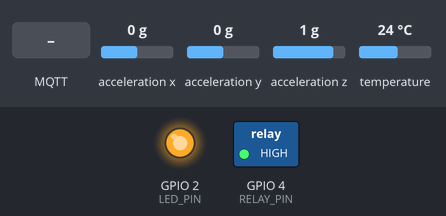
A sketch run on a simulated ESP32. On the bench: switched loads named in the sketch (green lamp = pin HIGH), output pins drawn as LEDs (lit = HIGH). Wiring (inferred from the names in the program): MPU-6050 motion sensor at I2C address 0x68. The test bench sets the inputs (shaded band); at power-on: acceleration x 0 g, acceleration y 0 g, acceleration z 1 g, temperature 24 °C. WiFi joins after 1.5 s; servers stay silent unless stated; the local clock reads 2024-03-15 10:24:30 at power-on unless the sketch sets it; random numbers use the default seed unless the sketch sets one; no MQTT or app messages arrive unless stated; what the sketch prints to the serial monitor is not drawn.

Above: at 7.1 s.
7.2 s: acceleration x set to -0.3 g
At 8.6 s:
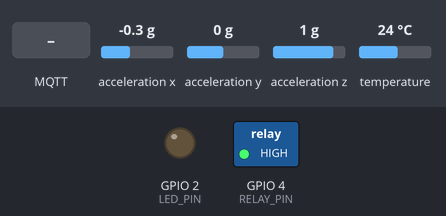
At 10.0 s:
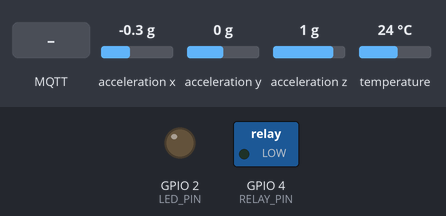
10.2 s: MQTT message "ON" arrives on the first subscribed topic
13.2 s: acceleration y set to -1.4 g
At 14.8 s:
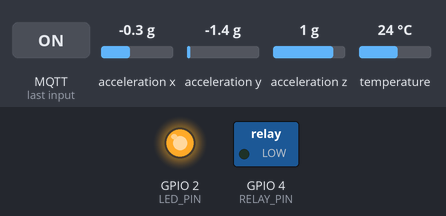
15.2 s: acceleration z set to -1.4 g
17.3 s: MQTT message "OFF" arrives on the first subscribed topic
18.8 s: MQTT message "1" arrives on the first subscribed topic
Timing chart, 0 to 22.5 s (numbered marks = the images above; inputs shaded):
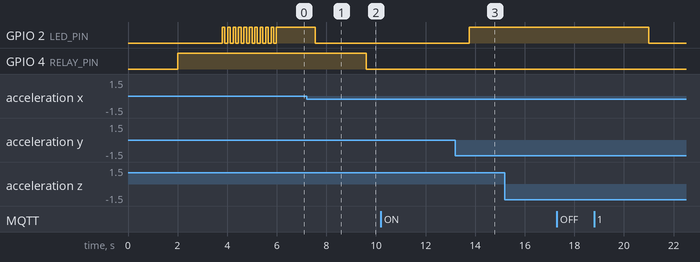

Measured:
- the behaviour switches between -0.1 and -0.2 g on acceleration x (found by bisection; images 0 and 1)
- after the input at 7.2 s, GPIO 2 (LED_PIN): HIGH → LOW after 0.34 s; GPIO 4 (RELAY_PIN): HIGH → LOW after 2.4 s
- after the input at 10.2 s, every drawn part: stays the same
- after the input at 15.2 s, every drawn part: stays the same
- after the input at 17.3 s, every drawn part: stays the same

The sketch:

sketch_feb14a_fixed.ino
```cpp
// CO326 Project #6 — Conveyor Belt Fault Detection
// Hardware: ESP32 Dev Module + MPU-6050 + Relay

#include <WiFi.h>
#include <PubSubClient.h>
#include <Wire.h>
#include <ArduinoJson.h>
#include <math.h>
#include <time.h>           // NTP time sync

// ╔══════════════════════════════════════════════════════╗
// ║  MODE SELECTION                                      ║
// ║  1 = Use real sensor data only (physical HW)         ║
// ║  0 = Inject simulated faults for demo                ║
// ╚══════════════════════════════════════════════════════╝
#define HARDWARE_MODE 0

// ╔══════════════════════════════════════════════════════╗
// ║  CHANGE THESE 5 VALUES BEFORE UPLOADING              ║
// ╚══════════════════════════════════════════════════════╝
const char* WIFI_SSID   = "Dialog 4G 767";
const char* WIFI_PASS   = "B4651Ff3";
const char* MQTT_BROKER = "192.168.8.123";
const char* MQTT_USER   = "esp32user";
const char* MQTT_PASS   = "password";
// ═══════════════════════════════════════════════════════

// MQTT topic paths — Sparkplug B Unified Namespace
const char* T_DATA  = "spBv1.0/conveyorLine/DDATA/belt01/beltDrive";
const char* T_CMD   = "spBv1.0/conveyorLine/DCMD/belt01/beltDrive";
const char* T_BIRTH = "spBv1.0/conveyorLine/NBIRTH/belt01";
const char* T_DEATH = "spBv1.0/conveyorLine/NDEATH/belt01";

// ── Pin Definitions (ESP32 Dev Module) ───────────────────
#define RELAY_PIN     4
#define LED_PIN       2      // On-board LED for status
#define I2C_SDA      21      // Default I2C SDA on ESP32 Dev Module
#define I2C_SCL      22      // Default I2C SCL on ESP32 Dev Module
#define MPU_ADDR   0x68

// MPU6050 Register addresses
#define PWR_MGMT_1   0x6B
#define ACCEL_XOUT_H 0x3B
#define TEMP_OUT_H   0x41
#define ACCEL_CONFIG 0x1C    // for ±8g range

WiFiClient   wifiClient;
PubSubClient mqttClient(wifiClient);

// Baseline statistics (populated during calibration)
float base_mean = 0, base_std = 1;
float base_y_mean = 0, base_y_std = 1;
bool  calibrated = false;
int   consecutive_faults = 0;

unsigned long startTime = 0;

// ── NTP Configuration ────────────────────────────────────
const char* NTP_SERVER = "pool.ntp.org";
const long  GMT_OFFSET = 0;       // UTC
const int   DST_OFFSET = 0;

// ── Circular Buffer (50 readings for WiFi outages) ───────
#define BUFFER_SIZE 50
struct SensorReading {
  float x, y, z, mag, tempC, score;
  int fault_flag, relay_state, consec;
  char fault_type[20];   // fixed array — avoids heap fragmentation from String objects
  char mode[12];
  unsigned long elapsed;
  char timestamp[30];
};
SensorReading buffer[BUFFER_SIZE];
int bufHead = 0, bufCount = 0;

// ── Raw MPU6050 helpers ──────────────────────────────────
void writeReg(byte reg, byte value) {
  Wire.beginTransmission(MPU_ADDR);
  Wire.write(reg);
  Wire.write(value);
  Wire.endTransmission();
}

int16_t readWord(byte reg) {
  Wire.beginTransmission(MPU_ADDR);
  Wire.write(reg);
  Wire.endTransmission(false);
  Wire.requestFrom((uint8_t)MPU_ADDR, (uint8_t)2);
  return (Wire.read() << 8) | Wire.read();
}

void mpuBegin() {
  Wire.begin(I2C_SDA, I2C_SCL);
  delay(100);

  // Check WHO_AM_I
  Wire.beginTransmission(MPU_ADDR);
  Wire.write(0x75);
  Wire.endTransmission(false);
  Wire.requestFrom((uint8_t)MPU_ADDR, (uint8_t)1);
  byte whoami = Wire.read();
  Serial.printf("WHO_AM_I: 0x%02X\n", whoami);

  if (whoami != 0x68 && whoami != 0x70 && whoami != 0x71 && whoami != 0x73) {
    Serial.println("WARNING: MPU6050 not detected! Check wiring.");
  } else {
    Serial.println("MPU sensor detected successfully.");
  }

  writeReg(PWR_MGMT_1, 0x00);    // Wake up, use internal 8MHz oscillator
  delay(100);
  writeReg(ACCEL_CONFIG, 0x10);  // ±8g range (matches original code)
  delay(10);

  Serial.println("MPU6050 raw init done.");
}

// ±8g range → 4096 LSB/g → multiply by 9.81 for m/s²
void mpuRead(float &x, float &y, float &z, float &tempC) {
  // Self-healing: Re-apply ±8g config every 5 seconds
  // This fixes the issue where a loose wire briefly drops power to the sensor,
  // causing it to reset to default ±2g mode and making all readings 4x larger.
  static unsigned long lastConfig = 0;
  if (millis() - lastConfig > 5000) {
    writeReg(ACCEL_CONFIG, 0x10);
    lastConfig = millis();
  }

  int16_t ax = readWord(ACCEL_XOUT_H);
  int16_t ay = readWord(ACCEL_XOUT_H + 2);
  int16_t az = readWord(ACCEL_XOUT_H + 4);
  int16_t rt = readWord(TEMP_OUT_H);

  x     = (ax / 4096.0) * 9.81;
  y     = (ay / 4096.0) * 9.81;
  z     = (az / 4096.0) * 9.81;
  tempC = (rt / 340.0) + 36.53;
}

// ── Fault simulation phases (DEMO MODE ONLY) ────────────
// These inject artificial anomalies into sensor data for demonstration.
// Phase timeline:
//   0–40s   : Normal operation
//   40–70s  : Sustained moderate vibration (belt_slip)
//   70–100s : Sustained severe vibration (roller_fault) → triggers AUTO-STOP
//   100–130s: Sustained Y-axis drift (misalignment)
//   130–150s: Near-zero readings (belt_jam / stall)
//   150s+   : Cycle restarts
void applyFaultPhase(float &x, float &y, float &z, unsigned long t) {
  // Cycle every 150 seconds for repeating demo
  t = t % 150000;

  if      (t < 40000)  { /* normal — no injection */ }
  else if (t < 70000)  {
    // Sustained moderate vibration → belt_slip (score 0.3–0.6)
    // Inject every reading with slight variation for realism
    x += 0.8 + random(0,5)/10.0;
    z += 0.5 + random(0,3)/10.0;
  }
  else if (t < 100000) {
    // Sustained severe vibration → roller_fault (score > 0.6)
    x += 1.8 + random(0,5)/10.0;
    z += 1.5 + random(0,3)/10.0;
  }
  else if (t < 130000) {
    // Sustained Y-axis drift → misalignment
    y += 1.8;
  }
  else if (t < 150000) {
    // Near-zero → belt_jam (stall)
    x *= 0.05; y *= 0.05; z *= 0.05;
  }
}

// ── Calibration ──────────────────────────────────────────
// Takes 100 samples over ~2 seconds to establish baseline
void calibrate() {
  float sumMag=0, sumMag2=0, sumY=0, sumY2=0;
  Serial.println("Calibrating — keep sensor still...");

  // Blink LED during calibration
  for (int i = 0; i < 100; i++) {
    float x, y, z, t;
    mpuRead(x, y, z, t);
    float mag = sqrt(x*x + y*y + z*z);
    sumMag  += mag;  sumMag2 += mag*mag;
    sumY    += y;    sumY2   += y*y;
    digitalWrite(LED_PIN, (i % 10 < 5) ? HIGH : LOW);
    delay(20);
  }

  base_mean   = sumMag  / 100.0;
  base_std    = sqrt(sumMag2/100.0 - base_mean*base_mean);
  base_y_mean = sumY    / 100.0;
  base_y_std  = sqrt(sumY2/100.0  - base_y_mean*base_y_mean);

  // Enforce minimum std floors to avoid false positives from over-tight calibration.
  // base_std  floor 0.02 → magnitude anomaly needs at least 0.2 m/s² deviation to score > 1.0
  // base_y_std floor 0.05 → misalignment (z_y > 3) needs at least 0.15 m/s² Y deviation.
  //   Without this, a real measured std of ~0.02 makes z_y > 3 trigger on just 60 mg
  //   of Y movement — causing false misalignment spikes during normal operation.
  if (base_std   < 0.02) base_std   = 0.02;
  if (base_y_std < 0.05) base_y_std = 0.05;

  calibrated = true;
  digitalWrite(LED_PIN, HIGH);  // Solid LED = calibrated
  Serial.printf("Calibration complete. base_mean=%.3f base_std=%.3f\n", base_mean, base_std);
  Serial.printf("  base_y_mean=%.3f base_y_std=%.3f\n", base_y_mean, base_y_std);
}

// ── MQTT callback (receive relay commands) ────────────────
void mqttCallback(char* topic, byte* payload, unsigned int len) {
  String msg = "";
  for (unsigned int i = 0; i < len; i++) msg += (char)payload[i];
  Serial.print("CMD received: "); Serial.println(msg);

  StaticJsonDocument<128> doc;
  if (!deserializeJson(doc, msg)) {
    String cmd = doc["relay_command"] | "";
    if (cmd == "ON")  {
      digitalWrite(RELAY_PIN, LOW);
      Serial.println("RELAY ON  — belt stopped");
    }
    if (cmd == "OFF") {
      digitalWrite(RELAY_PIN, HIGH);
      consecutive_faults = 0;  // Reset fault counter on manual resume
      Serial.println("RELAY OFF — belt resumed");
    }
  }
}

// ── WiFi ──────────────────────────────────────────────────
void connectWiFi() {
  Serial.print("WiFi connecting to ");
  Serial.print(WIFI_SSID);
  WiFi.begin(WIFI_SSID, WIFI_PASS);
  int attempts = 0;
  while (WiFi.status() != WL_CONNECTED) {
    delay(500);
    Serial.print(".");
    attempts++;
    if (attempts > 40) {  // 20 second timeout
      Serial.println("\nWiFi FAILED — restarting...");
      ESP.restart();
    }
  }
  Serial.println(" OK. IP: " + WiFi.localIP().toString());
}

// ── NTP Time Sync ────────────────────────────────────────
void syncNTP() {
  configTime(GMT_OFFSET, DST_OFFSET, NTP_SERVER);
  Serial.print("NTP syncing");
  int tries = 0;
  struct tm ti;
  while (!getLocalTime(&ti) && tries < 10) {
    Serial.print(".");
    delay(500);
    tries++;
  }
  if (tries < 10) {
    char buf[30];
    strftime(buf, sizeof(buf), "%Y-%m-%dT%H:%M:%SZ", &ti);
    Serial.print(" OK: "); Serial.println(buf);
  } else {
    Serial.println(" FAILED (will use millis)");
  }
}

// ── Get ISO 8601 UTC timestamp ───────────────────────────
void getTimestamp(char* buf, size_t len) {
  struct tm ti;
  if (getLocalTime(&ti)) {
    strftime(buf, len, "%Y-%m-%dT%H:%M:%SZ", &ti);
  } else {
    snprintf(buf, len, "1970-01-01T00:00:00Z");
  }
}

// ── Flush circular buffer (send stored readings) ─────────
void flushBuffer() {
  if (bufCount == 0) return;
  Serial.printf("Flushing %d buffered readings...\n", bufCount);
  int idx = (bufHead - bufCount + BUFFER_SIZE) % BUFFER_SIZE;
  for (int i = 0; i < bufCount; i++) {
    SensorReading &r = buffer[idx];
    StaticJsonDocument<512> doc;
    doc["x"]             = round(r.x*1000)/1000.0;
    doc["y"]             = round(r.y*1000)/1000.0;
    doc["z"]             = round(r.z*1000)/1000.0;
    doc["magnitude"]     = round(r.mag*1000)/1000.0;
    doc["temperature"]   = round(r.tempC*100)/100.0;
    doc["anomaly_score"] = round(r.score*1000)/1000.0;
    doc["fault_flag"]    = r.fault_flag;
    doc["fault_type"]    = r.fault_type;
    doc["relay_state"]   = r.relay_state;
    doc["elapsed_s"]     = r.elapsed / 1000;
    doc["consecutive_faults"] = r.consec;
    doc["mode"]          = r.mode;
    doc["timestamp"]     = r.timestamp;
    doc["buffered"]      = true;
    char out[512];
    serializeJson(doc, out);
    mqttClient.publish(T_DATA, out);
    idx = (idx + 1) % BUFFER_SIZE;
    delay(50);  // Small delay between buffered messages
  }
  bufCount = 0;
  Serial.println("Buffer flushed.");
}

// ── MQTT ──────────────────────────────────────────────────
// Only the connection retry loop lives here.
// Configuration (setBufferSize, setServer, setCallback) is done once in setup()
// to avoid repeated realloc() calls on every reconnect.
void connectMQTT() {
  while (!mqttClient.connected()) {
    Serial.print("MQTT connecting to ");
    Serial.print(MQTT_BROKER);
    Serial.print("...");
    if (mqttClient.connect("beltDrive", MQTT_USER, MQTT_PASS,
                           T_DEATH, 0, true, "OFFLINE")) {
      mqttClient.publish(T_BIRTH, "{\"status\":\"ONLINE\"}", true);
      mqttClient.subscribe(T_CMD);
      Serial.println(" connected.");
    } else {
      Serial.print(" failed rc="); Serial.println(mqttClient.state());
      delay(3000);
    }
  }
}

// ── Setup ─────────────────────────────────────────────────
void setup() {
  Serial.begin(115200);
  delay(2000);

  pinMode(RELAY_PIN, OUTPUT);
  pinMode(LED_PIN, OUTPUT);
  digitalWrite(RELAY_PIN, HIGH);   // HIGH = belt running at startup
  digitalWrite(LED_PIN, LOW);

  Serial.println("╔══════════════════════════════════════════╗");
  Serial.println("║  CO326 Conveyor Belt Fault Detection     ║");
  #if HARDWARE_MODE
  Serial.println("║  Mode: HARDWARE (real sensor data)       ║");
  #else
  Serial.println("║  Mode: DEMO (simulated fault injection)  ║");
  #endif
  Serial.println("╚══════════════════════════════════════════╝");

  // Configure MQTT client once here — not inside connectMQTT()
  mqttClient.setBufferSize(512);     // Default 256 is too small for our ~280-byte JSON payload
  mqttClient.setKeepAlive(60);       // Default 15s causes timeout disconnects on slow networks
  mqttClient.setServer(MQTT_BROKER, 1883);
  mqttClient.setCallback(mqttCallback);

  mpuBegin();
  connectWiFi();
  syncNTP();
  connectMQTT();
  calibrate();
  startTime = millis();

  Serial.println("System ready — entering main loop.");
}

// ── Loop ──────────────────────────────────────────────────
void loop() {
  // Reconnect if connection dropped
  if (!mqttClient.connected()) {
    connectMQTT();
    flushBuffer();  // Send any readings stored during outage
  }
  mqttClient.loop();

  // Read raw sensor data
  float x, y, z, tempC;
  mpuRead(x, y, z, tempC);

  unsigned long elapsed = millis() - startTime;

  // In DEMO mode, inject simulated faults on top of real data
  #if !HARDWARE_MODE
  applyFaultPhase(x, y, z, elapsed);
  #endif

  // ── Anomaly Detection (Z-score based) ──
  float mag   = sqrt(x*x + y*y + z*z);
  float z_mag = (mag - base_mean) / base_std;
  float z_y   = fabs((y - base_y_mean) / base_y_std);
  bool  stall = (mag < base_mean * 0.2 && calibrated);

  // Calculate anomaly score (0.0 = normal, 1.0 = severe fault)
  float score = 0;
  if (stall)        score = 0.95;
  else if (z_y > 3) score = min(0.9f, z_y / 10.0f);
  else              score = min(1.0f, max(0.0f, z_mag / 10.0f));

  int fault_flag = (score > 0.3) ? 1 : 0;

  // Classify fault type
  String fault_type = "normal";
  if      (stall)        fault_type = "belt_jam";
  else if (z_y > 3)      fault_type = "misalignment";
  else if (score > 0.6)  fault_type = "roller_fault";
  else if (score > 0.3)  fault_type = "belt_slip";

  // Auto-stop after 5 consecutive faults
  if (fault_flag) {
    consecutive_faults++;
  } else {
    // Auto-recovery: when readings return to normal, reset everything
    if (consecutive_faults > 0) {
      Serial.println("✅ Fault cleared — resuming normal operation");
    }
    consecutive_faults = 0;
    digitalWrite(RELAY_PIN, HIGH);  // Keep belt running when readings are normal
  }

  if (consecutive_faults >= 5 && digitalRead(RELAY_PIN) == HIGH) {
    digitalWrite(RELAY_PIN, LOW);   // HIGH=running → LOW=stopped
    Serial.println("⚠ AUTO-STOP triggered — 5 consecutive faults");
  }

  // LED indicator: blink on fault, solid on normal
  if (fault_flag) {
    digitalWrite(LED_PIN, (millis() / 250) % 2);  // Fast blink
  } else {
    digitalWrite(LED_PIN, HIGH);  // Solid
  }

  // ── Get NTP timestamp ──
  char timestamp[30];
  getTimestamp(timestamp, sizeof(timestamp));

  // ── Determine mode string ──
  #if HARDWARE_MODE
  const char* modeStr = "hardware";
  #else
  const char* modeStr = "demo";
  #endif

  // ── If MQTT disconnected, store in circular buffer ──
  if (!mqttClient.connected()) {
    SensorReading &r = buffer[bufHead];
    r.x = x; r.y = y; r.z = z; r.mag = mag; r.tempC = tempC;
    r.score = score; r.fault_flag = fault_flag;
    r.relay_state = digitalRead(RELAY_PIN);
    r.consec = consecutive_faults;
    strncpy(r.fault_type, fault_type.c_str(), sizeof(r.fault_type) - 1);
    r.fault_type[sizeof(r.fault_type) - 1] = '\0';
    strncpy(r.mode, modeStr, sizeof(r.mode) - 1);
    r.mode[sizeof(r.mode) - 1] = '\0';
    r.elapsed = elapsed;
    strncpy(r.timestamp, timestamp, sizeof(r.timestamp) - 1);
    r.timestamp[sizeof(r.timestamp) - 1] = '\0';
    bufHead = (bufHead + 1) % BUFFER_SIZE;
    if (bufCount < BUFFER_SIZE) bufCount++;
    Serial.printf("[BUFFERED %d/%d] %s\n", bufCount, BUFFER_SIZE, fault_type.c_str());
    delay(500);
    return;
  }

  // ── Build and publish MQTT JSON payload ──
  StaticJsonDocument<512> doc;
  doc["x"]             = round(x*1000)/1000.0;
  doc["y"]             = round(y*1000)/1000.0;
  doc["z"]             = round(z*1000)/1000.0;
  doc["magnitude"]     = round(mag*1000)/1000.0;
  doc["temperature"]   = round(tempC*100)/100.0;
  doc["anomaly_score"] = round(score*1000)/1000.0;
  doc["fault_flag"]    = fault_flag;
  doc["fault_type"]    = fault_type;
  doc["relay_state"]   = digitalRead(RELAY_PIN);
  doc["elapsed_s"]     = elapsed / 1000;
  doc["consecutive_faults"] = consecutive_faults;
  doc["mode"]          = modeStr;
  doc["timestamp"]     = timestamp;

  char buf[512];
  serializeJson(doc, buf);
  mqttClient.publish(T_DATA, buf);
  Serial.println(buf);

  delay(500);  // 2 Hz sample rate
}
```
